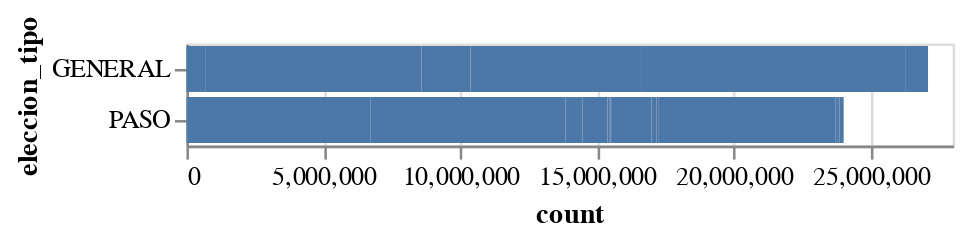

Here is the notebook cell this chart was saved with:
### Code cell
import altair as alt

colorlist=[]

alt.Chart(participacion).mark_bar().encode(
    x="count",
    y='eleccion_tipo',
    # color=alt.Color('agrupacion_nombre').scale(domain=agrupaciones, range=colorlist)
)

### Figure 1 — Vega-Lite specification as saved in the notebook (floating-point values rounded to 4 significant figures)
{"config": {"view": {"continuousWidth": 300, "continuousHeight": 300}}, "data": {"name": "data-8ab4105341a7cce602c79822f30fc5b2"}, "mark": {"type": "bar"}, "encoding": {"x": {"field": "count", "type": "quantitative"}, "y": {"field": "eleccion_tipo", "type": "nominal"}}, "$schema": "https://vega.github.io/schema/vega-lite/v5.15.1.json", "datasets": {"data-8ab4105341a7cce602c79822f30fc5b2": [{"eleccion_tipo": "GENERAL", "agrupacion_nombre": "FRENTE DE IZQUIERDA Y DE TRABAJADORES - UNIDAD", "count": 709900.0}, {"eleccion_tipo": "GENERAL", "agrupacion_nombre": "LA LIBERTAD AVANZA", "count": 7884000.0}, {"eleccion_tipo": "GENERAL", "agrupacion_nombre": "HACEMOS POR NUESTRO PAIS", "count": 1784000.0}, {"eleccion_tipo": "PASO", "agrupacion_nombre": "UNION DEL CENTRO DEMOCRATICO", "count": 11980.0}, {"eleccion_tipo": "PASO", "agrupacion_nombre": "PROYECTO JOVEN", "count": 23870.0}, {"eleccion_tipo": "PASO", "agrupacion_nombre": "JUNTOS POR EL CAMBIO", "count": 6698000.0}, {"eleccion_tipo": "GENERAL", "agrupacion_nombre": "JUNTOS POR EL CAMBIO", "count": 6267000.0}, {"eleccion_tipo": "PASO", "agrupacion_nombre": "LA LIBERTAD AVANZA", "count": 7116000.0}, {"eleccion_tipo": "PASO", "agrupacion_nombre": "FRENTE DE IZQUIERDA Y DE TRABAJADORES - UNIDAD", "count": 628900.0}, {"eleccion_tipo": "PASO", "agrupacion_nombre": "HACEMOS POR NUESTRO PAIS", "count": 907400.0}, {"eleccion_tipo": "PASO", "agrupacion_nombre": "POLITICA OBRERA", "count": 62400.0}, {"eleccion_tipo": "PASO", "agrupacion_nombre": "MOVIMIENTO DE ACCION VECINAL", "count": 42250.0}, {"eleccion_tipo": "GENERAL", "agrupacion_nombre": "UNION POR LA PATRIA", "count": 9646000.0}, {"eleccion_tipo": "PASO", "agrupacion_nombre": "FRENTE LIBER.AR", "count": 26960.0}, {"eleccion_tipo": "PASO", "agrupacion_nombre": null, "count": 1477000.0}, {"eleccion_tipo": "PASO", "agrupacion_nombre": "PRINCIPIOS Y VALORES", "count": 187900.0}, {"eleccion_tipo": "PASO", "agrupacion_nombre": "MOVIMIENTO IZQUIERDA JUVENTUD Y DIGNIDAD", "count": 81970.0}, {"eleccion_tipo": "PASO", "agrupacion_nombre": "UNION POR LA PATRIA", "count": 6461000.0}, {"eleccion_tipo": "PASO", "agrupacion_nombre": "FRENTE PATRIOTA FEDERAL", "count": 50840.0}, {"eleccion_tipo": "PASO", "agrupacion_nombre": "MOVIMIENTO AL SOCIALISMO", "count": 85630.0}, {"eleccion_tipo": "GENERAL", "agrupacion_nombre": null, "count": 809000.0}, {"eleccion_tipo": "PASO", "agrupacion_nombre": "MOVIMIENTO LIBRES DEL SUR", "count": 154300.0}]}}
